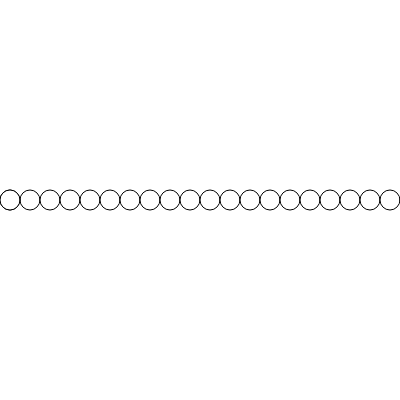
Frame 1 (no input)
Frame 60 (no input): identical to frame 1, image omitted
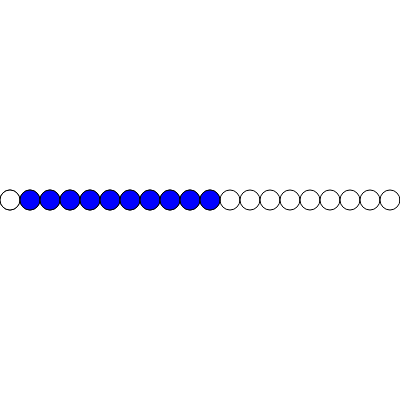
Frame 120 (the mouse pressed at the canvas centre since frame 60)

The p5.js sketch that drew these frames (run headless with seeded random() and noise() and a simulated clock; from frame 60 on, the mouse is pressed at the canvas centre):

// p5.js sketch
// ── sketch.js
function setup()
{
    createCanvas(400,400);
    for(let i =0; i <= 400;i+=20)
    {
        circle(i,200,20)
    }
}
function draw()
{
    background(255);
    let circlePos =0
    for(let i =0; i <= 400;i+=20)
    {
        fill(255,255,255)
        circle(i+10,200,20)
    }
    while (mouseX >= circlePos)
    {
        circle(circlePos+10,200 ,20)
        fill(0,0,255)
        circlePos += 20;
        
    }  
}
